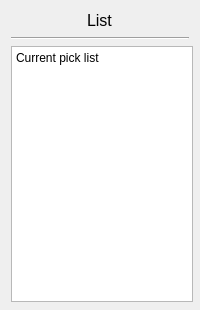
<?xml version="1.0" encoding="UTF-8"?>
<ui version="4.0">
 <class>ListWindow</class>
 <widget class="QWidget" name="ListWindow">
  <property name="geometry">
   <rect>
    <x>0</x>
    <y>0</y>
    <width>200</width>
    <height>310</height>
   </rect>
  </property>
  <property name="minimumSize">
   <size>
    <width>200</width>
    <height>310</height>
   </size>
  </property>
  <property name="windowTitle">
   <string>List</string>
  </property>
  <layout class="QVBoxLayout" name="verticalLayout">
   <item alignment="Qt::AlignHCenter">
    <widget class="QLabel" name="labelList">
     <property name="minimumSize">
      <size>
       <width>0</width>
       <height>20</height>
      </size>
     </property>
     <property name="font">
      <font>
       <pointsize>12</pointsize>
      </font>
     </property>
     <property name="text">
      <string>&lt;html&gt;&lt;head/&gt;&lt;body&gt;&lt;p&gt;List&lt;/p&gt;&lt;/body&gt;&lt;/html&gt;</string>
     </property>
    </widget>
   </item>
   <item>
    <widget class="Line" name="line">
     <property name="orientation">
      <enum>Qt::Horizontal</enum>
     </property>
    </widget>
   </item>
   <item>
    <widget class="QTextBrowser" name="textBrowserList">
     <property name="minimumSize">
      <size>
       <width>182</width>
       <height>256</height>
      </size>
     </property>
     <property name="html">
      <string>&lt;!DOCTYPE HTML PUBLIC &quot;-//W3C//DTD HTML 4.0//EN&quot; &quot;http://www.w3.org/TR/REC-html40/strict.dtd&quot;&gt;
&lt;html&gt;&lt;head&gt;&lt;meta name=&quot;qrichtext&quot; content=&quot;1&quot; /&gt;&lt;style type=&quot;text/css&quot;&gt;
p, li { white-space: pre-wrap; }
&lt;/style&gt;&lt;/head&gt;&lt;body style=&quot; font-family:'SimSun'; font-size:9pt; font-weight:400; font-style:normal;&quot;&gt;
&lt;p style=&quot; margin-top:0px; margin-bottom:0px; margin-left:0px; margin-right:0px; -qt-block-indent:0; text-indent:0px;&quot;&gt;&lt;span style=&quot; font-family:'SimSun';&quot;&gt;Current pick list&lt;/span&gt;&lt;/p&gt;&lt;/body&gt;&lt;/html&gt;</string>
     </property>
    </widget>
   </item>
  </layout>
 </widget>
 <resources/>
 <connections/>
</ui>
